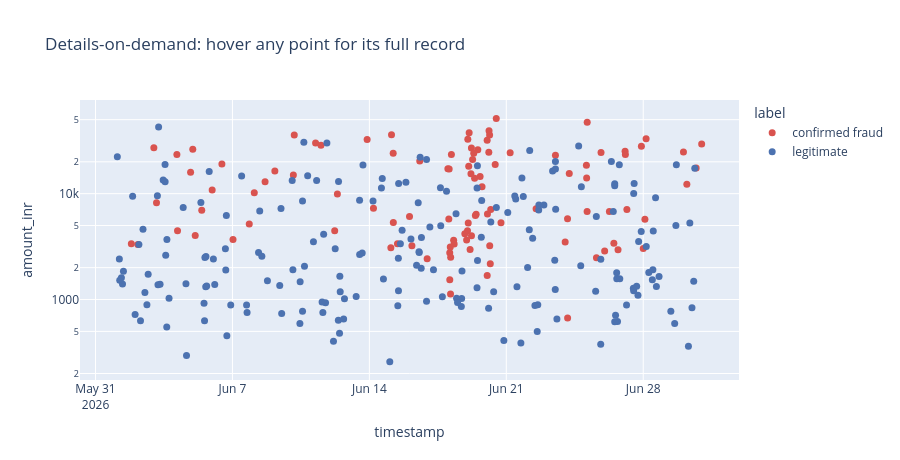

The notebook cell this image was saved under:
### Markdown cell above
## 10. Details-on-Demand and Tooltips  *(Slides 22–23)*

**What:** **Details-on-demand** keeps the main view uncluttered and shows extra attributes for an item only when asked
(click popup or fixed panel). **Tooltips** are the lightest form: hover reveals the item's attributes, disappearing when
the cursor moves. Great for single-item lookup — a poor way to build an overview.

**Why:** Below, the 300 highest-scoring transactions with a rich tooltip (hover any point). The main view shows only
position and colour; everything else is on demand.

### Code cell
top = tx.nlargest(300, "detector_score")
fig = px.scatter(top, x="timestamp", y="amount_inr", color="label", log_y=True,
                 color_discrete_map={"legitimate": "#4C72B0", "confirmed fraud": "#D9534F"},
                 hover_name="txn_id",
                 hover_data={"customer_id": True, "city": True, "merchant_category": True, "distance_from_home_km": ":.0f",
                             "detector_score": ":.3f", "label": False, "timestamp": "|%d %b %H:%M"},
                 title="Details-on-demand: hover any point for its full record", height=460)
fig.update_traces(marker_size=7)
fig.show()
